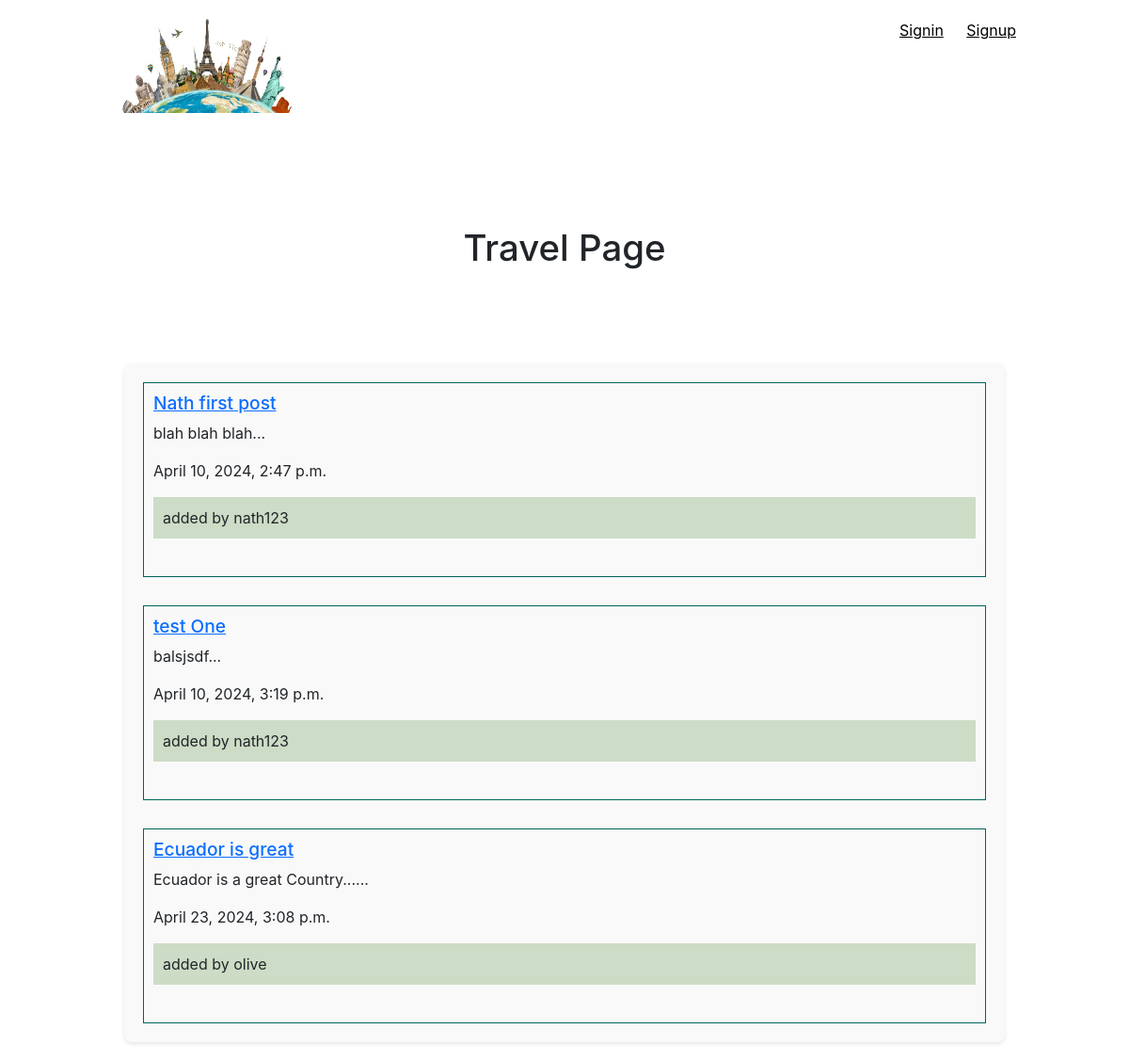
/travelPage/, run on the app's committed database.
### exchange/models.py (models this page shows, shortened)
class Article(models.Model):
    title = models.CharField(max_length=200) # For small to large-sized Strings
    slug = models.SlugField()
    body = models.TextField()
    date = models.DateTimeField(auto_now_add=True)
    thumb = models.ImageField(default='default.png', blank=True)
    author = models.ForeignKey(User, on_delete=models.CASCADE, default=None)
    def snippet(self):
        return self.body[:50] + '...'

### exchange/views.py (the view)
# urls.py: path('travelPage/', views.article_list, name="travelPage"),
def article_list(request):
    articles = Article.objects.all().order_by('date')
    return render(request,"exchange/travelPage.html", {'articles': articles})

### exchange/templates/exchange/travelPage.html
{% extends 'exchange/base.html' %}
{% block content %}
    <h1> Travel Page </h1>
    <div class="container">
    <div class="articles">
        {% for article in articles %}
            <div class="article">
                <h2><a href="{% url 'articles:detail' slug=article.slug %}">{{ article.title}}</a></h2>
                <p>{{ article.snippet}} </p>
                <p>{{ article.date}}</p>
                <p class="author"> added by {{ article.author.username}} </p>
            </div>
        {% endfor %}
        </div>
    </div>
{% endblock %}

### exchange/templates/exchange/base.html (shortened to what this page needs)
{% load static %}
<!DOCTYPE html>
<html lang="en">
<head>
    <link rel="stylesheet" href="{% static 'BlogPageStyles.css' %}" >
</head>
<body>
        <header class="wrapper">
            <a href="{% url 'articles:travelPage' %}">
                <img src="{% static "example_logo.jpg" %}" alt="logo" class="logo"/></a>
        <nav>
            <ul>
                {% if user.is_authenticated %}
                    <li>
                        <form class="logout-link" action="{% url 'accounts:signout'%}" method="post">
                        {% csrf_token %}
                        <button type="submit">SignOut</button>
                        </form>
                    </li>
                    <li><a href="{% url 'articles:create' %}" class="highlight">New Post</a> </li>
                {% else %}
                    <li><a href="{% url 'accounts:signin' %}">Signin</a></li>
                    <li><a href="{% url 'accounts:signup' %}">Signup</a></li>
                {% endif %}
            </ul>
        </nav>
        </header>
    <div class="wrapper">
        {% block content %}
        {% endblock %}
    </div>
</body>
</html>
<link href="https://cdn.jsdelivr.net/npm/bootstrap@5.0.0-beta2/dist/css/bootstrap.min.css" rel="stylesheet"
>

### exchange/static/BlogPageStyles.css (style rules this page uses)
body { background-color: #006559; }
body * { font-family: Inter, serif; }
h1, h2, h3, h4, h5 { font-weight: normal; margin: 0; }
a, a:hover, a:visited { text-decoration: none; }
.wrapper { max-width: 960px; margin: 0 auto ; }
.logo { width: 200px; height: 100px; }
div.wrapper h1 { text-align: center; margin: 100px auto; font-size: 2.4em ; }
header { display: grid; grid-template-columns: 1fr 1fr; padding: 20px 0; }
nav { justify-self: end; }
nav a { color: black; }
nav li { display: inline-block; margin-left: 20px; }
.container { max-width: 800px; margin: 0 auto; padding: 0 20px; }
.articles { display: grid; grid-template-rows: 1fr 1fr 1fr; grid-gap: 30px; background-color: #f9f9f9; padding: 20px; margin-bottom: 20px; border-radius: 8px; box-shadow: 0 2px 4px rgba(0, 0, 0, 0.1); }
.article { padding: 10px; border: 1px solid #006559; position: relative; padding-bottom: 40px; }
.article h2 { font-size: 1.2em; }
.article .author { padding: 10px; background: #CDDCC6; margin: 0; }

### data on the page
Article: title "Nath first post", snippet "blah blah blah...", date "April 10, 2024, 2:47 p.m.", author.username "nath123"
Article: title "test One", snippet "balsjsdf...", date "April 10, 2024, 3:19 p.m.", author.username "nath123"
Article: title "Ecuador is great", snippet "Ecuador is a great Country......", date "April 23, 2024, 3:08 p.m.", author.username "olive"
